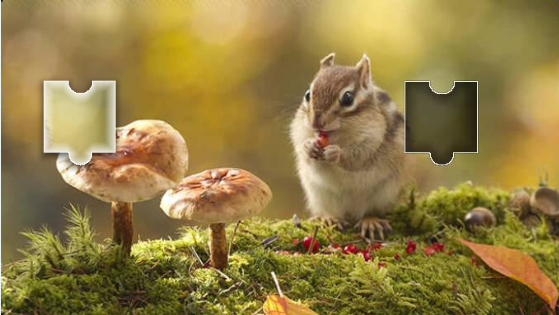
#> input picture demo_opencv/geet.png, 559 x 315 px
$ python demo8.py
#> lines starting #> are read from the running program, lines starting #| are printed output that depends on the picture; after the words box and inside, x2 and y2 are one past the last pixel; in counts of white or black regions, pixels touching at a corner belong together
#> further down, img0 is the input picture: shape (315, 559, 3); mean B, G, R 67.8, 125.9, 146.8
# encoding:utf-8
import cv2 as cv


def get_pos(image):
    blurred = cv.GaussianBlur(image, (5, 5), 0)
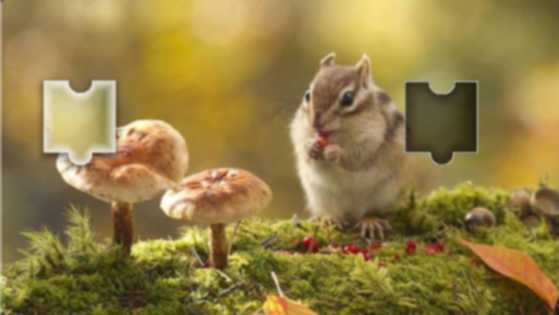
#> blurred: shape (315, 559, 3); mean B, G, R 67.8, 125.8, 146.7
    canny = cv.Canny(blurred, 200, 400)
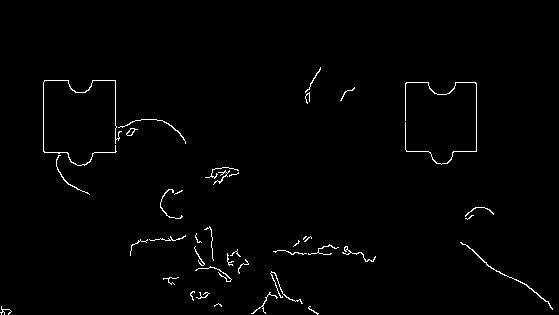
#> canny: shape (315, 559); 1.2% white in thin lines or dots, all inside (x1, y1, x2, y2) = (0, 67, 553, 315)
    contours, hierarchy = cv.findContours(canny, cv.RETR_EXTERNAL, cv.CHAIN_APPROX_SIMPLE)
#> contours = 39 contours, 31 with area under 20; largest, box (x1, y1, x2, y2) and area: (460, 242, 553, 310) 56, (126, 128, 138, 136) 38, (43, 80, 122, 166) 35, (405, 82, 477, 165) 27, (342, 246, 376, 262) 26, (270, 271, 303, 304) 22, (118, 119, 186, 144) 22, (56, 155, 90, 195) 20
    for i, contour in enumerate(contours):
        M = cv.moments(contour)
        if M['m00'] == 0:
            cx = cy = 0
        else:
            cx, cy = M['m10'] / M['m00'], M['m01'] / M['m00']
        if 6000 < cv.contourArea(contour) < 8000 and 370 < cv.arcLength(contour, True) < 390:
            if cx < 400:
                continue
            x, y, w, h = cv.boundingRect(contour)  # 外接矩形
            cv.rectangle(image, (x, y), (x + w, y + h), (0, 0, 255), 2)
            cv.imshow('image', image)
            return x
#> this loop made 39 passes
#> (contour, cx, cy) on pass 21: ([[305, 236], [303, 238], [303, 239], [306, 236]], 304.3, 237.3)
#> (cx, cy) on passes 1 to 6: (312.9, 310.7), (3.64, 311.3), (218.8, 304.9), (263.5, 303.7), (203.4, 295.4), (191.6, 294.4)
    return 0


if __name__ == '__main__':
    img0 = cv.imread('geet.png')
    get_pos(img0)
    cv.waitKey(0)
    cv.destroyAllWindows()

$ run again, with demo_opencv/1.jpg saved as demo_opencv/geet.png
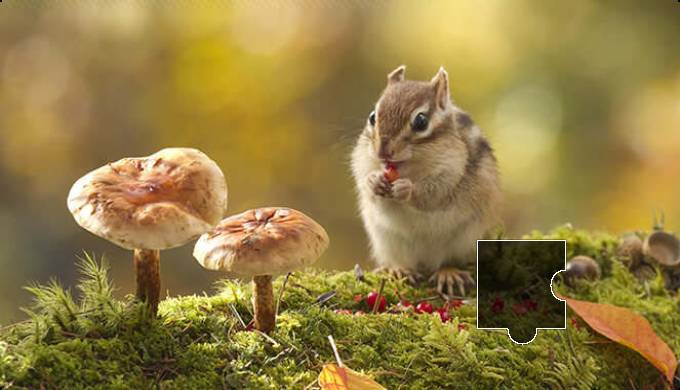
#> input picture demo_opencv/1.jpg, 680 x 390 px
#> img0 is the input picture: shape (390, 680, 3); mean B, G, R 66.8, 125.1, 146.8
#> in get_pos, `canny = cv.Canny(blurred, 200, 400)`:
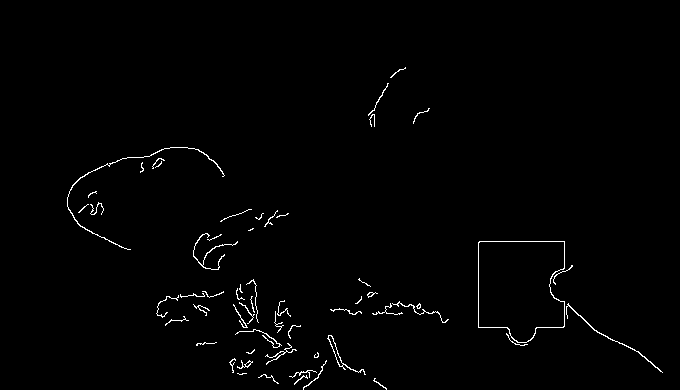
#> canny: shape (390, 680); 1.1% white in thin lines or dots, all inside (x1, y1, x2, y2) = (67, 67, 663, 390)
#> contours = 57 contours, 47 with area under 20; largest, box (x1, y1, x2, y2) and area: (478, 241, 565, 343) 7359, (327, 335, 366, 375) 138, (67, 147, 225, 250) 78, (566, 303, 663, 373) 65, (193, 233, 238, 270) 41
#> the loop in get_pos, `for i, contour in enumerate(contours):` made 39 passes
#> (cx, cy, x, y, w, h) on pass 39: (519.2, 286.2, 478, 241, 87, 102)
#> after the loop in get_pos, `for i, contour in enumerate(contours):`:
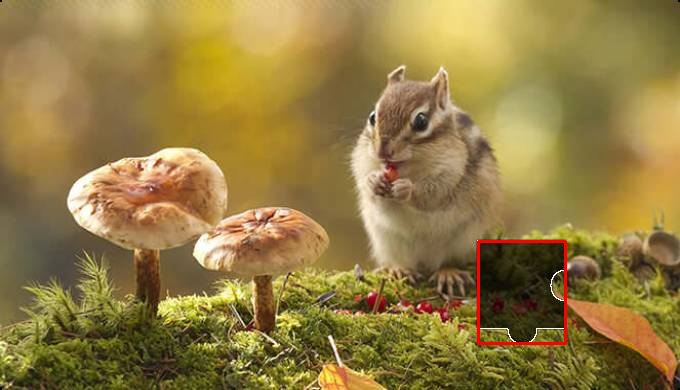
#> image: shape (390, 680, 3); 0.43% of pixels changed, all inside (x1, y1, x2, y2) = (477, 240, 567, 345)

$ run again, with demo_opencv/2.jpg saved as demo_opencv/geet.png
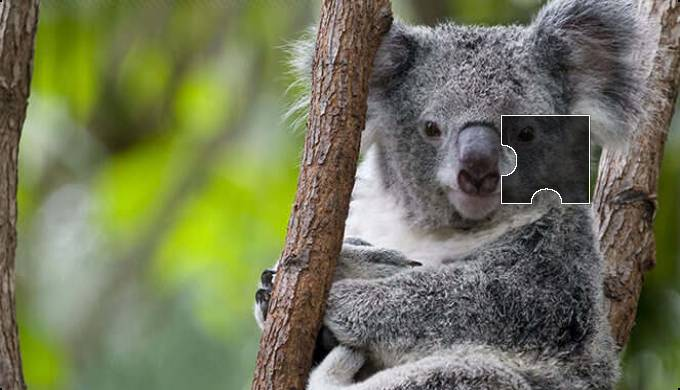
#> input picture demo_opencv/2.jpg, 680 x 390 px
#> img0 is the input picture: shape (390, 680, 3); mean B, G, R 87.4, 117.7, 113.7
#> in get_pos, `canny = cv.Canny(blurred, 200, 400)`:
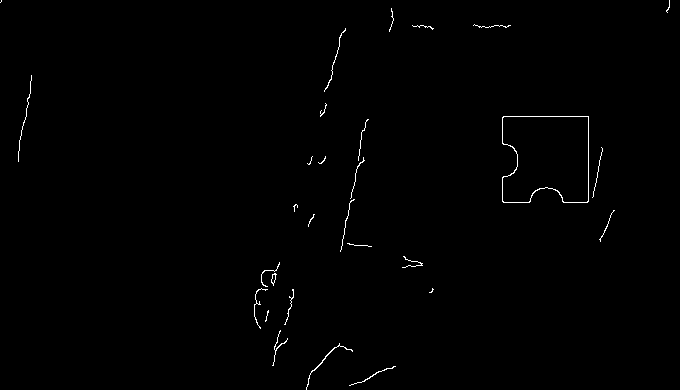
#> canny: shape (390, 680); 0.57% white in thin lines or dots
#> contours = 29 contours, 26 with area under 20; largest, box (x1, y1, x2, y2) and area: (502, 116, 589, 203) 6618, (271, 273, 277, 286) 30, (306, 343, 353, 390) 30
#> the loop in get_pos, `for i, contour in enumerate(contours):` made 21 passes
#> (cx, cy, x, y, w, h) on pass 21: (547.2, 156.9, 502, 116, 87, 87)
#> after the loop in get_pos, `for i, contour in enumerate(contours):`:
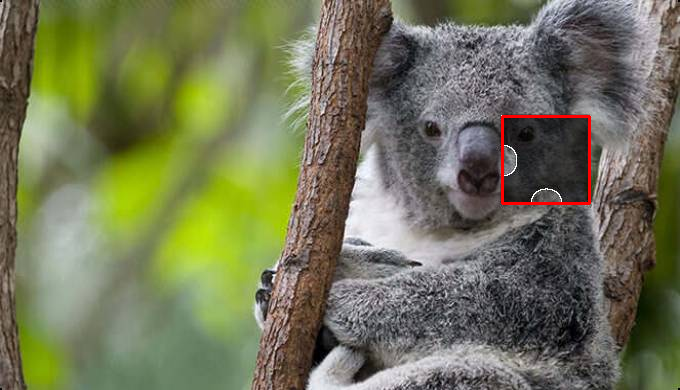
#> image: shape (390, 680, 3); 0.39% of pixels changed, all inside (x1, y1, x2, y2) = (501, 115, 591, 205)
